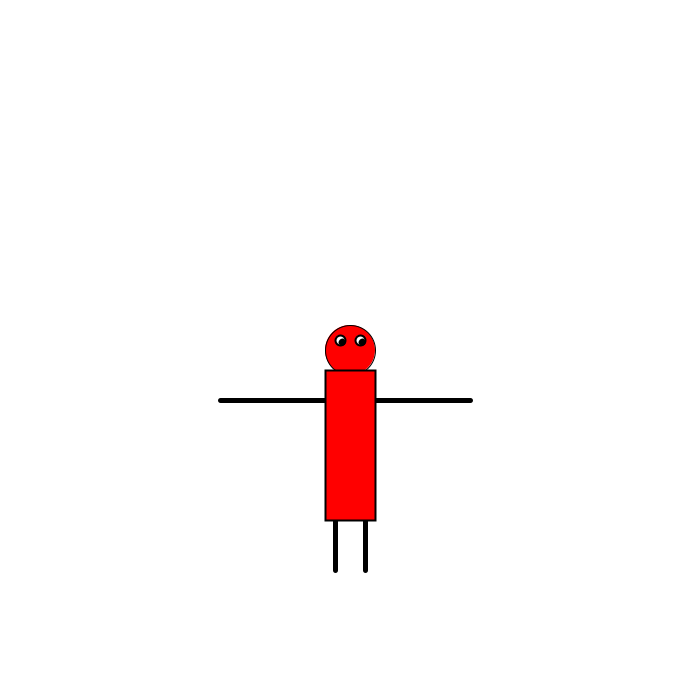
Frame 1 (no input)
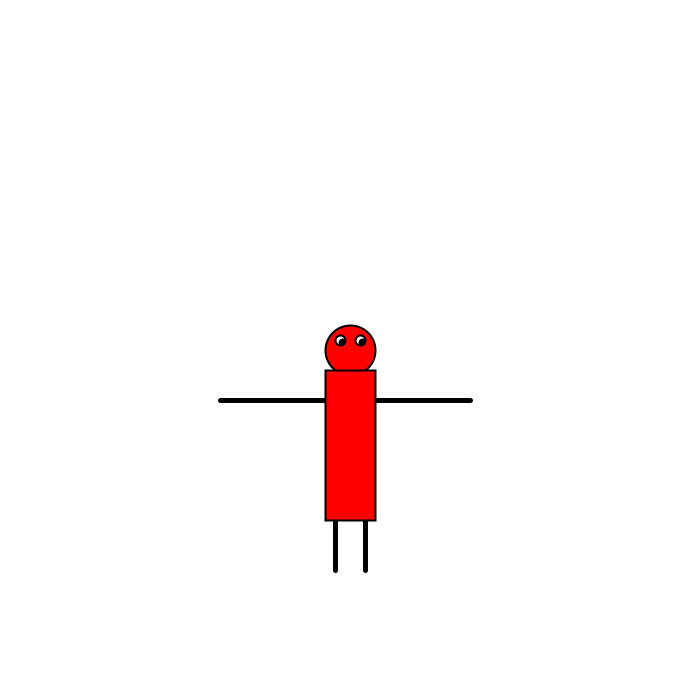
Frame 60 (the mouse pressed at the canvas centre just before this capture)
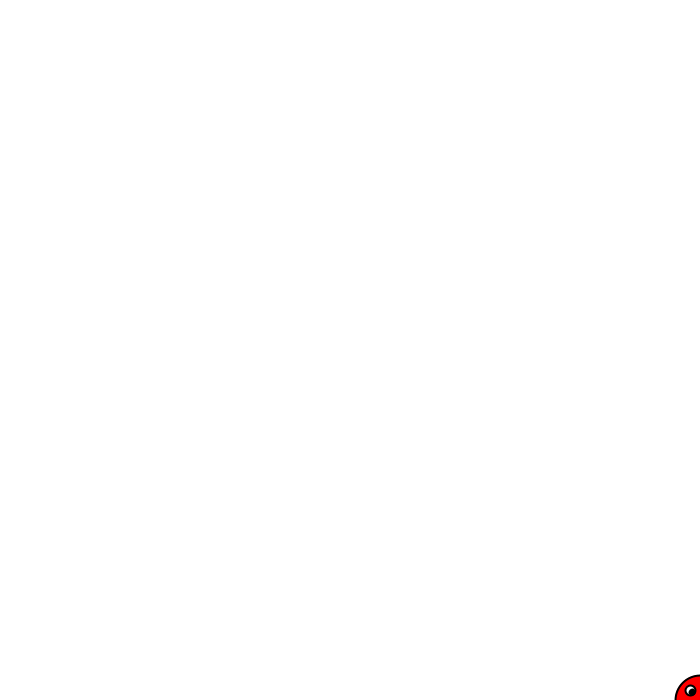
Frame 120 (the mouse held since frame 60 and released just before this capture)

The Processing sketch that drew these frames (run headless with seeded random() and noise(); from frame 60 on, the mouse is pressed at the canvas centre):

// Processing sketch: processing_122837
// ── processing_122837.pde


void setup() {
  size(700, 700);
}

void draw() {
  background(255, 255, 255);
  stroke(0);
  fill(255, 0, 0);
  ellipseMode(CENTER);
  ellipse(mouseX+350,mouseY+ 350, 50, 50);

  strokeWeight(5);
  line(mouseX+470,mouseY+ 400, mouseX+220,mouseY+ 400);//armen
  line(mouseX+335,mouseY+ 520, mouseX+335,mouseY+ 570);//rechterbeen
  line(mouseX+365,mouseY+ 520, mouseX+365,mouseY+ 570);//linkerbeen
  strokeWeight(2);
  rect(mouseX +325, mouseY + 370, 50, 150);//lichaam  mouseX +120, mouseY
  fill(255, 255, 255);//kleur ogen
  ellipse(mouseX+340,mouseY+ 340, 10, 10);//ogen
  ellipse(mouseX+360,mouseY+ 340, 10, 10);//ogen
  fill(0, 0, 0);//kleur binnenkant ogen
  ellipse(mouseX+342,mouseY+ 342, 5, 5);//binnenkant ogen
  ellipse(mouseX+362,mouseY+ 342, 5, 5);//binnenkant ogen
}
